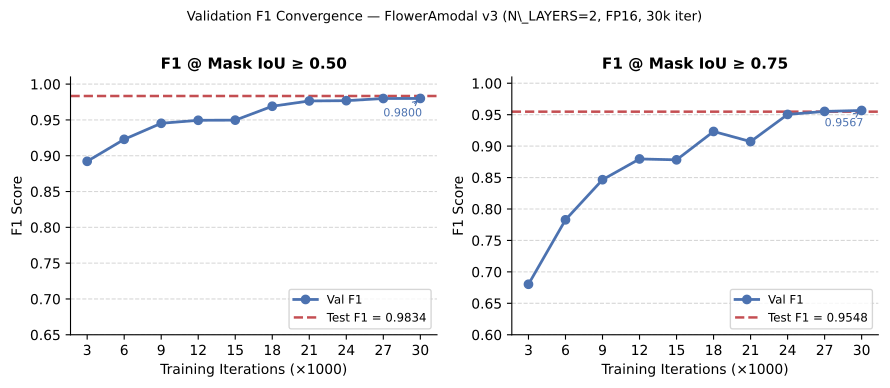

This figure's Python source:
"""Generate F1 convergence plot across checkpoints for the paper."""

import numpy as np
import matplotlib
matplotlib.use("Agg")
import matplotlib.pyplot as plt
import os

OUT = os.path.join(os.path.dirname(__file__), "fig_f1_convergence.pdf")

iters = [3, 6, 9, 12, 15, 18, 21, 24, 27, 30]   # ×1000

f1_50 = [0.8922, 0.9229, 0.9453, 0.9495, 0.9497,
          0.9691, 0.9765, 0.9769, 0.9799, 0.9800]
f1_75 = [0.6803, 0.7828, 0.8466, 0.8796, 0.8782,
          0.9233, 0.9072, 0.9504, 0.9552, 0.9567]

# test-set final values (iter 30k model)
test_50 = 0.9834
test_75 = 0.9548

fig, axes = plt.subplots(1, 2, figsize=(9, 3.8), sharey=False)

for ax, f1_vals, test_val, iou_tag, ylim_lo in zip(
        axes,
        [f1_50, f1_75],
        [test_50, test_75],
        ["IoU ≥ 0.50", "IoU ≥ 0.75"],
        [0.65, 0.60]):

    ax.plot(iters, f1_vals, "o-", color="#4C72B0", linewidth=2,
            markersize=6, label="Val F1", zorder=3)
    ax.axhline(test_val, color="#C44E52", linewidth=1.8,
               linestyle="--", label=f"Test F1 = {test_val:.4f}", zorder=2)

    # annotate last val point
    ax.annotate(f"{f1_vals[-1]:.4f}",
                xy=(iters[-1], f1_vals[-1]),
                xytext=(iters[-1] - 3, f1_vals[-1] - 0.025),
                fontsize=8, color="#4C72B0",
                arrowprops=dict(arrowstyle="->", color="#4C72B0", lw=0.8))

    ax.set_xlabel("Training Iterations (×1000)", fontsize=10)
    ax.set_ylabel("F1 Score", fontsize=10)
    ax.set_title(f"F1 @ Mask {iou_tag}", fontsize=11, fontweight="bold")
    ax.set_xticks(iters)
    ax.set_ylim(ylim_lo, 1.01)
    ax.yaxis.grid(True, linestyle="--", alpha=0.5, zorder=0)
    ax.set_axisbelow(True)
    ax.spines["top"].set_visible(False)
    ax.spines["right"].set_visible(False)
    ax.legend(fontsize=8.5, loc="lower right")

fig.suptitle("Validation F1 Convergence — FlowerAmodal v3 (N\\_LAYERS=2, FP16, 30k iter)",
             fontsize=9.5, y=1.01)
plt.tight_layout()
plt.savefig(OUT, dpi=300, bbox_inches="tight")
print(f"Saved {OUT}")
